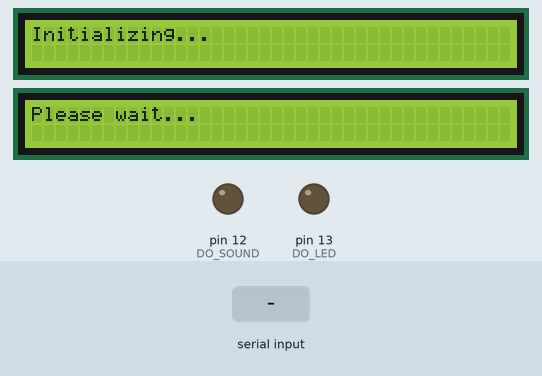
Simulated run of this sketch. Board: Arduino Mega 2560, built with avr-gcc and run on an emulated ATmega2560. Shown: 2 × 40×2 character LCD, output pins drawn as LEDs (lit = HIGH). The test bench sets the inputs (shaded band). What the sketch prints to the serial monitor is not drawn.

Above: at 0.13 s.
1.4 s: "90,45\n" received over the second serial link
At 1.8 s:
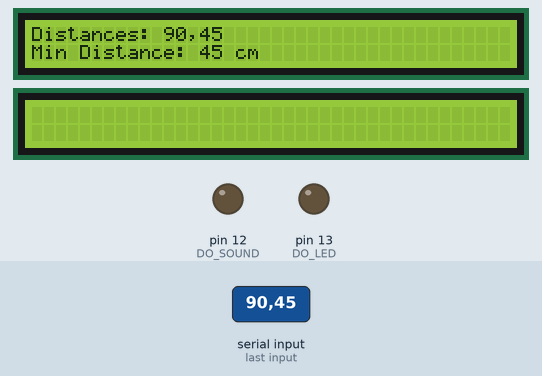
2.9 s: "5\n" received over the second serial link
At 3.8 s:
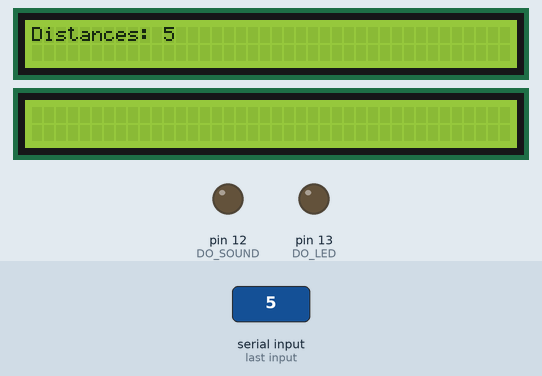
Timing chart, 0 to 5.9 s (numbered marks = the images above; inputs shaded):
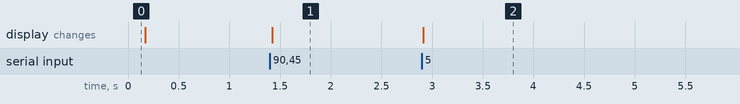

Measured:
- after the input at 1.4 s, the display: changes at once (image 1)
- after the input at 2.9 s, the display: changes at once (image 2)

The sketch:

driver_dash_display.ino.ino
```cpp
#include <LiquidCrystal.h>

// Define LCD pins
#define LCD_RS 8
#define LCD_E1 9
#define LCD_E2 10
#define LCD_D4 4
#define LCD_D5 5
#define LCD_D6 6
#define LCD_D7 7

// Define LED and Sound pins
#define DO_LED 13
#define DO_SOUND 12

// Initialize two LiquidCrystal instances
LiquidCrystal lcdTop(LCD_RS, LCD_E1, LCD_D4, LCD_D5, LCD_D6, LCD_D7);
LiquidCrystal lcdBottom(LCD_RS, LCD_E2, LCD_D4, LCD_D5, LCD_D6, LCD_D7);

// Variables to store incoming data
String distanceData = "";
String fuelData = "";

void setup() {
  // Initialize serial communications
  Serial.begin(9600);    // USB Serial Monitor
  Serial1.begin(9600);   // Serial1 for Distance Sensor Unit
  Serial2.begin(9600);   // Serial2 for Fuel and Speed Sensor Unit

  // Initialize LCDs
  lcdTop.begin(40, 2);
  lcdBottom.begin(40, 2);

  // Display initialization message
  lcdTop.setCursor(0, 0);
  lcdTop.print("Initializing...");
  lcdBottom.setCursor(0, 0);
  lcdBottom.print("Please wait...");
  delay(20);

  // Clear the display
  cleartp();
  clearbt();

  // Initialize LED and Sound pins
  pinMode(DO_LED, OUTPUT);
  pinMode(DO_SOUND, OUTPUT);
  digitalWrite(DO_LED, LOW);
  digitalWrite(DO_SOUND, LOW);
}

void loop() {
  // Read from Serial1 (Distance Sensor Unit)
  if (Serial1.available()) {
    distanceData = Serial1.readStringUntil('\n');
    distanceData.trim(); // Remove any trailing newline or spaces
    displayDistanceData(distanceData);
  }

  // Read from Serial2 (Fuel and Speed Sensor Unit)
  if (Serial2.available()) {
    fuelData = Serial2.readStringUntil('\n');
    fuelData.trim(); // Remove any trailing newline or spaces
    displayFuelData(fuelData);
  }
}

// Function to display distance data
void displayDistanceData(String data) {
  // Expected format: D0,D1,D2,D3,Min
  cleartp();
  lcdTop.setCursor(0, 0);
  lcdTop.print("Distances: ");
  lcdTop.print(data);

  // Parse minimum distance
  int lastComma = data.lastIndexOf(',');
  if (lastComma != -1 && lastComma < data.length() - 1) {
    String minDistStr = data.substring(lastComma + 1);
    int minDist = minDistStr.toInt();

    // Display minimum distance
    lcdTop.setCursor(0, 1);
    lcdTop.print("Min Distance: ");
    lcdTop.print(minDist);
    lcdTop.print(" cm");

    // If minimum distance is less than 30 cm, turn on LED and Sound
    if (minDist < 30) {
      digitalWrite(DO_LED, HIGH);
      digitalWrite(DO_SOUND, HIGH);
    } else {
      digitalWrite(DO_LED, LOW);
      digitalWrite(DO_SOUND, LOW);
    }
  }

  // Also print to Serial Monitor
  Serial.println("Distance Data:");
  Serial.println(data);
}

// Function to display fuel data
void displayFuelData(String data) {
  // Expected format: Fuel:0.001L,Speed:60.00km/h,Distance:0.02km,AvgFuel:5.00L/100km
  clearbt();
  lcdBottom.setCursor(0, 0);
  lcdBottom.print("Fuel Data: ");
  lcdBottom.print(data);

  // Optionally, parse and display each parameter on separate lines
  // For brevity, displaying the entire string as is

  // Also print to Serial Monitor
  Serial.println("Fuel Data:");
  Serial.println(data);
}

void cleartp() {
  for (int row = 0; row < 2; row++) {
    lcdTop.setCursor(0, row);
    lcdTop.print("                                        "); // 40 spaces
  }
}

void clearbt() {
  for (int row = 0; row < 2; row++) {
    lcdBottom.setCursor(0, row);
    lcdBottom.print("                                        "); // 40 spaces
  }
}
```
